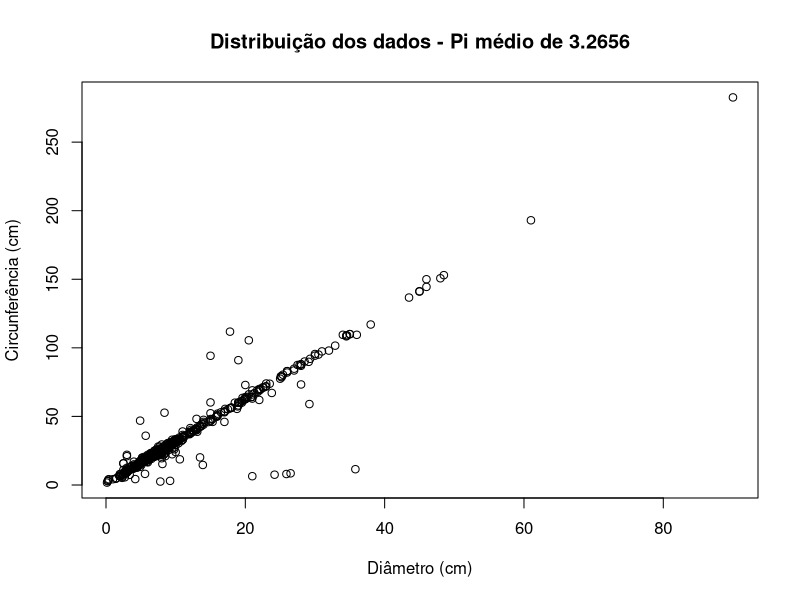
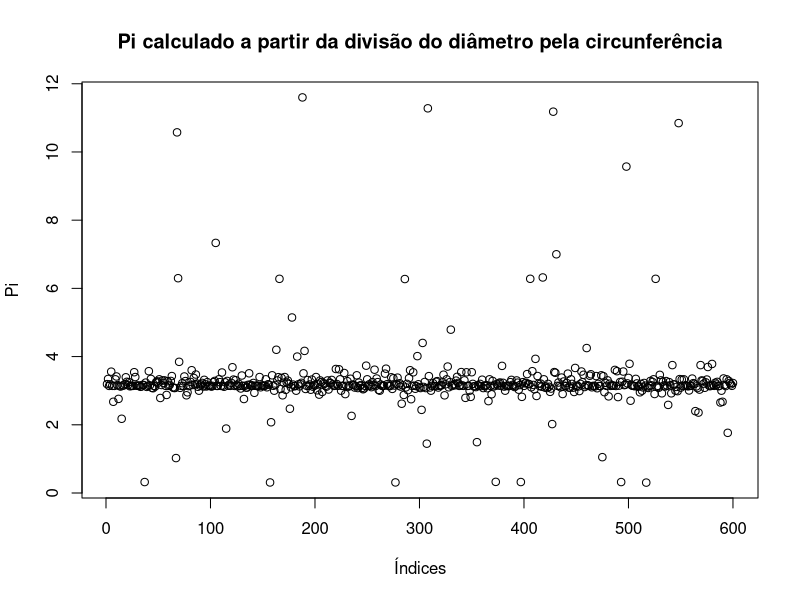

Here is the R script that generated these plots, in order:
#################################################################
## AO PREENCHER ESSE CABEÇALHO COM O MEU NOME E O MEU NÚMERO USP,
## DECLARO QUE SOU O ÚNICO AUTOR E RESPONSÁVEL POR ESSE PROGRAMA.
## TODAS AS PARTES ORIGINAIS DESSE EXERCÍCIO PROGRAMA (EP) FORAM
## DESENVOLVIDAS E IMPLEMENTADAS POR MIM SEGUINDO AS INSTRUÇÕES
## DESSE EP E QUE PORTANTO NÃO CONSTITUEM DESONESTIDADE
## ACADÊMICA OU PLÁGIO.
## DECLARO TAMBÉM QUE SOU RESPONSÁVEL POR TODAS AS CÓPIAS
## DESSE PROGRAMA E QUE EU NÃO DISTRIBUI OU FACILITEI A
## SUA DISTRIBUIÇÃO. ESTOU CIENTE QUE OS CASOS DE PLÁGIO E
## DESONESTIDADE ACADÊMICA SERÃO TRATADOS SEGUNDO OS CRITÉRIOS
## DIVULGADOS NA PÁGINA DA DISCIPLINA.
## ENTENDO QUE EPS SEM ASSINATURA NÃO SERÃO CORRIGIDOS E,
## AINDA ASSIM, PODERÃO SER PUNIDOS POR DESONESTIDADE ACADÊMICA.

## Nome :
## NUSP :
## Turma:
## Prof.: Roberto Hirata Jr.

## Referências: 
### https://stackoverflow.com/questions/40721960/insertion-sort-algorithm-in-r
### https://www.comp.nus.edu.sg/~stevenha/cs1020e/lectures/L10%20-%20Sorting.pdf
#################################################################

## Programa
## Exercício 1
### Leitura dos dados
data <- read.csv('MAC0113-EP1.csv', sep=';')

### Printando as cinco primeiras linhas
head(data)

## Exercício 2
### Definindo o vetor de circunferência
circunferencia <- data[,2]

### Definindo o vetor de diâmetro
diametro <- data[,3]

## Exercício 3
### Cálculo do pi de acordo com a fórmula: pi = circunferência / diâmetro
meupi <- c() # vetor  vazio

i <- 1       # contador

len_observacoes <- length( circunferencia ) # quantidade de linhas na tabela

while ( i <  len_observacoes + 1 ){    # +1 para incluir o elemento na posição 600
  
  meupi <- c( meupi, circunferencia[i] / diametro[i] ) # aplicação da fórmula e adicionando ao vetor inicialmente vazio 
  
  i = i + 1  # somando 1 ao contador para evitar looping infinito
  
}

### Printando o resultado
cat('Vetor meupi:', meupi)

### Verificando se calculou para todas as linhas
cat('Tamanhos iguais? TRUE ou FALSE? É' ,
    length ( meupi ) == length ( circunferencia ) )

## Exercício 4
### Cálculo a soma da variável meupi
soma <- 0   # soma em zero para ir somando os valores de meupi depois
n <- 1      # contador

while ( n < len_observacoes + 1){
  
  soma <- soma + meupi[n]       # agregando cada elemento de meupi 
  
  n <- n + 1                    # atualizando o contador
}

### Calculando o piMedio: (1 / número de observações ) * soma 
piMedio <- ( 1 / len_observacoes ) * soma

# Printando o piMedio
cat('Valor do piMedio:', piMedio)

## Exercício 5
soma_desvio_ao_quadrado <- 0   # vai ser o numerador da fórmula dada
p = 1                          # contador

while ( p < len_observacoes + 1) {
  
  soma_desvio_ao_quadrado <- soma_desvio_ao_quadrado + ( ( meupi[p] - piMedio )^2 )
  
  p <- p + 1
  
}

### Cálculo do piVar: (1 / (N - 1)) * Soma ( meupi[i] - piMedio)^2
piVar <- ( 1 / (len_observacoes - 1) ) * soma_desvio_ao_quadrado

### Printando o piVar
cat('Valor do piVar:', piVar)

## Exercício 6
### Gráfico da circunferência em função do diâmetro
#### valores muito altos! a variância chega perto de 1, isso explica o pi
#### com uma diferença de 0.1241 (3.2656 - 3.1415).

plot(x = diametro,               # abscissa
     y = circunferencia,         # coordenada
     ylab = 'Circunferência (cm)', 
     xlab = 'Diâmetro (cm)',
     main = 'Distribuição dos dados - Pi médio de 3.2656')

## Exercício 7
### Há muitas dispersões do pi, pra cima e pra baixo, tem pi que chega a 
### valores de quase 12, um desvio de quase 8 da média
plot(meupi, 
     ylab='Pi',
     xlab = 'Índices', 
     main = 'Pi calculado a partir da divisão do diâmetro pela circunferência')


## Exercício 8 
### Se usar a mediana, evita a influência da variância nos dados
### Primeiro foi utilizado um algortimo de ordenação dos vetores para poder
### calcular a mediana a partir dos dados ordenados em ordem crescentes
meupi_ordenado <- meupi[]   # copia de meupi

for ( j in 2:len_observacoes ) {                    # começa do segundo elemento
  chave <- meupi_ordenado[j]                     
  i <- j - 1                                        # define i sendo o elemento anterior ao j
  
  while ( i > 0 && meupi_ordenado[i] > chave ) {    # enquanto o elemento anterior for maior que zero
                                                    # e maior que o elemento posterior    
    meupi_ordenado[(i + 1)] <- meupi_ordenado[i]    # insere no vetor meupi_ordenado esse elemento
                                                    # na posição posterior a dele (i + 1)
    i <- i - 1 
  }
  
  meupi_ordenado[(i + 1)] <- chave                  # se o elemento for menor que zero ou maior
                                                    # que o elemento anterior, ele está no lugar certo
}


### Caso o tamanho do vetor seja par, é necessário pegar os dois elementos medianos
### nesse caso, é o elemento 300 e o 301, caso seja ímpar, pega apenas o elemento do meio
tamanho = length( meupi_ordenado)
if ( tamanho %% 2 == 0 ) { 
  
  medianaUm   <- meupi_ordenado[ tamanho / 2]
  medianaDois <- meupi_ordenado[ tamanho / 2 + 1]
  
  piMediano <- ( medianaUm + medianaDois ) / 2
  cat( 'Valor do piMediano:', piMediano )
  
} else {
    
  piMediano <- meupi_ordenado[ tamanho / 2]
  cat( 'Valor do piMediano:', piMediano )
  
  }


